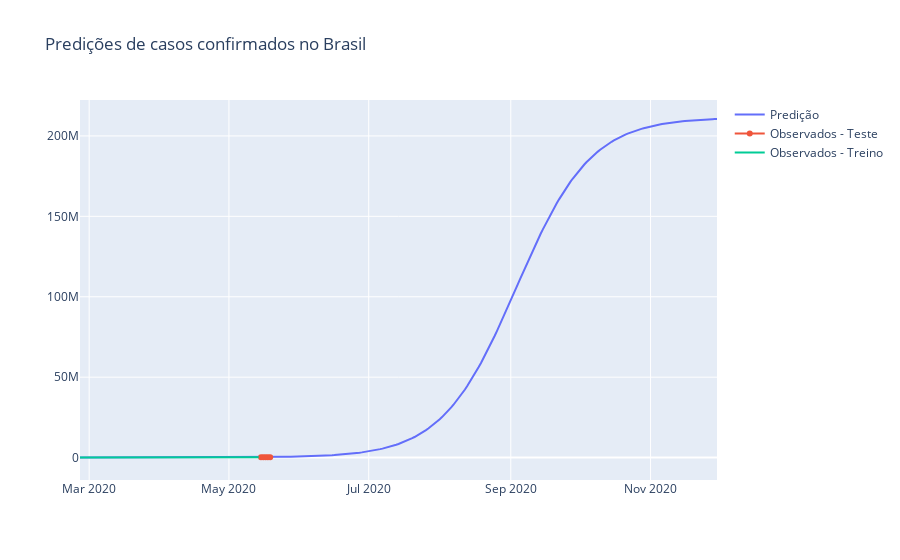

This figure's notebook cell:
### Code cell
fig = go.Figure()

fig.add_trace(go.Scatter(x=forecast.ds, y=forecast.yhat, name='Predição'))
fig.add_trace(go.Scatter(x=test.index, y=test, name='Observados - Teste'))
fig.add_trace(go.Scatter(x=train.ds, y=train.y, name='Observados - Treino'))
fig.update_layout(title='Predições de casos confirmados no Brasil')
fig.show()
